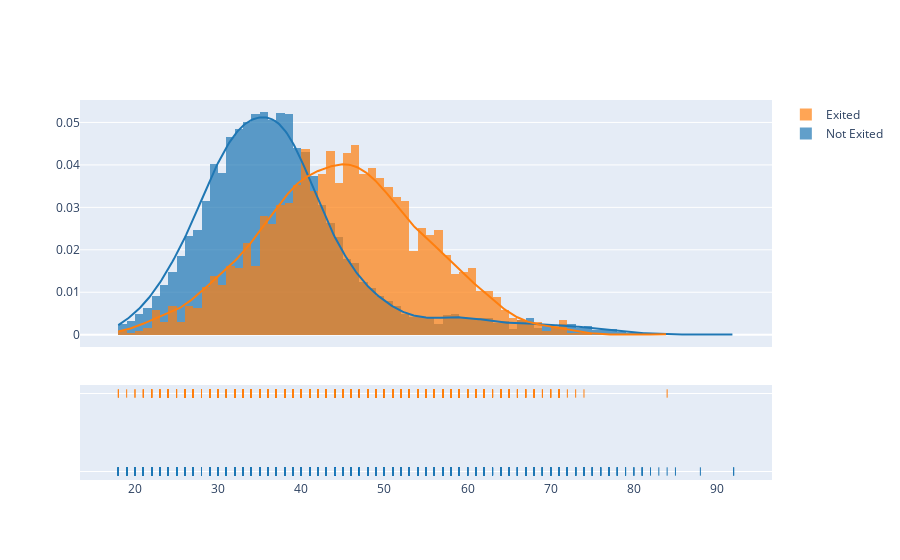

Write notebook code for a chart like this one.
### Code cell
# distplot
import plotly.figure_factory as ff
fig = ff.create_distplot([df.Age[df.Exited==0],df.Age[df.Exited==1]],['Not Exited','Exited'])
fig.show()

### Figure 1 — Plotly figure (JSON) as saved in the notebook; plotly's stock layout.template omitted (floating-point values rounded to 4 significant figures; data arrays with more than 128 entries replaced by an {"elided": "..."} marker saying what was removed)
{"data": [{"autobinx": false, "histnorm": "probability density", "legendgroup": "Not Exited", "marker": {"color": "rgb(31, 119, 180)"}, "name": "Not Exited", "opacity": 0.7, "type": "histogram", "x": {"elided": "7963 int values"}, "xaxis": "x", "xbins": {"end": 92, "size": 1, "start": 18}, "yaxis": "y"}, {"autobinx": false, "histnorm": "probability density", "legendgroup": "Exited", "marker": {"color": "rgb(255, 127, 14)"}, "name": "Exited", "opacity": 0.7, "type": "histogram", "x": {"elided": "2037 int values"}, "xaxis": "x", "xbins": {"end": 84, "size": 1, "start": 18}, "yaxis": "y"}, {"legendgroup": "Not Exited", "marker": {"color": "rgb(31, 119, 180)"}, "mode": "lines", "name": "Not Exited", "showlegend": false, "type": "scatter", "x": {"elided": "500 float values"}, "xaxis": "x", "y": {"elided": "500 float values"}, "yaxis": "y"}, {"legendgroup": "Exited", "marker": {"color": "rgb(255, 127, 14)"}, "mode": "lines", "name": "Exited", "showlegend": false, "type": "scatter", "x": {"elided": "500 float values"}, "xaxis": "x", "y": {"elided": "500 float values"}, "yaxis": "y"}, {"legendgroup": "Not Exited", "marker": {"color": "rgb(31, 119, 180)", "symbol": "line-ns-open"}, "mode": "markers", "name": "Not Exited", "showlegend": false, "type": "scatter", "x": {"elided": "7963 int values"}, "xaxis": "x", "y": {"elided": "7963 str values"}, "yaxis": "y2"}, {"legendgroup": "Exited", "marker": {"color": "rgb(255, 127, 14)", "symbol": "line-ns-open"}, "mode": "markers", "name": "Exited", "showlegend": false, "type": "scatter", "x": {"elided": "2037 int values"}, "xaxis": "x", "y": {"elided": "2037 str values"}, "yaxis": "y2"}], "layout": {"barmode": "overlay", "hovermode": "closest", "legend": {"traceorder": "reversed"}, "xaxis": {"anchor": "y2", "domain": [0, 1], "zeroline": false}, "yaxis": {"anchor": "free", "domain": [0.35, 1], "position": 0}, "yaxis2": {"anchor": "x", "domain": [0, 0.25], "dtick": 1, "showticklabels": false}}}
